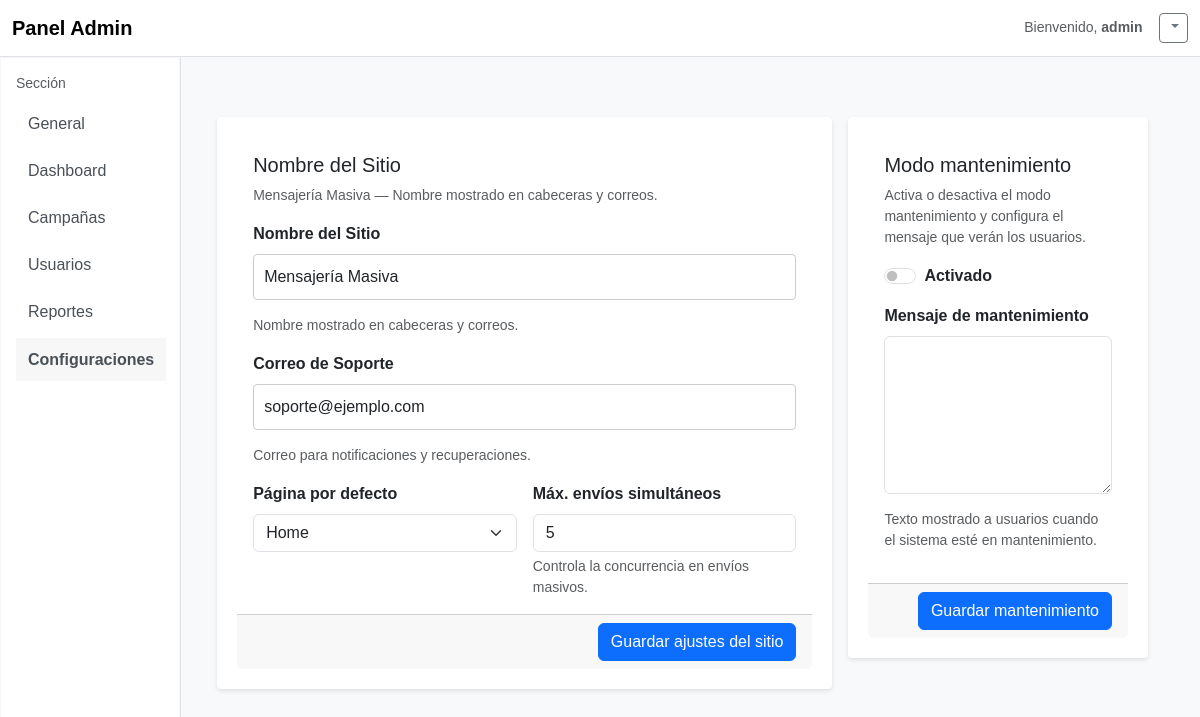
Screenshot of /admin/settings (signed in) with the database file from the repository.
### app/models.py (models this page shows)
class Settings(db.Model):  # type: ignore
    id = db.Column(db.Integer, primary_key=True)
    system_name = db.Column(db.String(200), nullable=True)
    support_email = db.Column(db.String(200), nullable=True)
    default_page = db.Column(db.String(50), nullable=True)
    max_concurrent = db.Column(db.Integer, default=5)
    maintenance = db.Column(db.Boolean, default=False)
    maintenance_message = db.Column(db.Text, nullable=True)
    updated_at = db.Column(db.DateTime, default=datetime.utcnow, onupdate=datetime.utcnow)

### app/admin_routes.py (the view)
@admin_bp.route('/admin/settings', methods=['GET'])
@require_admin
def admin_settings():
    settings = Settings.query.first()
    return render_template('admin/admin_settings.html', settings=settings, admin_user=session.get('username'), support_email=(settings.support_email if settings else 'etecsa.ayuda@nauta.com.cu'), year=datetime.utcnow().year)

### app/admin_routes.py (called while the page is built)
def require_admin(f):
    @wraps(f)
    def decorated(*args, **kwargs):
        if not session.get('logged_in') or session.get('role') != 'admin':
            flash("Acceso denegado: se requiere cuenta administrativa.", "error")
            return redirect(url_for('main.login'))
        return f(*args, **kwargs)
    return decorated

### app/templates/admin/admin_settings.html (shortened to what this page needs)
{% extends 'admin/admin_base.html' %}
{% block content %}
  <div class="row g-3">
    <div class="row g-3">
      <div class="col-12 col-md-8">
        <form method="POST" action="{{ url_for('admin.admin_settings_site') }}">
          <div class="card">
            <div class="card-body">
              <h5 class="card-title">Nombre del Sitio</h5>
              <p class="small text-muted">{{ system_name }} — Nombre mostrado en cabeceras y correos.</p>
              <div class="mb-3">
                <label for="siteName" class="form-label">Nombre del Sitio</label>
                <input type="text" id="siteName" name="siteName" class="form-control" value="{{ settings.system_name if settings and settings.system_name else 'Mensajería Masiva' }}" required>
                <div class="form-text">Nombre mostrado en cabeceras y correos.</div>
              </div>
              <div class="mb-3">
                <label for="supportEmail" class="form-label">Correo de Soporte</label>
                <input type="email" id="supportEmail" name="supportEmail" class="form-control" value="{{ settings.support_email if settings and settings.support_email else support_email }}">
                <div class="form-text">Correo para notificaciones y recuperaciones.</div>
              </div>
              <div class="row g-3">
                <div class="col-6">
                  <label for="defaultPage" class="form-label">Página por defecto</label>
                  <select id="defaultPage" name="defaultPage" class="form-select">
                    <option value="home" {% if settings and settings.default_page=='home' %}selected{% endif %}>Home</option>
                  </select>
                </div>
                <div class="col-6">
                  <label for="maxConcurrent" class="form-label">Máx. envíos simultáneos</label>
                  <input id="maxConcurrent" name="maxConcurrent" type="number" min="1" class="form-control" value="{{ settings.max_concurrent if settings and settings.max_concurrent else 5 }}">
                  <div class="form-text">Controla la concurrencia en envíos masivos.</div>
                </div>
              </div>
            </div>
            <div class="card-footer text-end">
              <button type="submit" class="btn btn-primary">Guardar ajustes del sitio</button>
            </div>
          </div>
        </form>
      </div>
      <div class="col-12 col-md-4">
        <form method="POST" action="{{ url_for('admin.admin_settings_maintenance') }}">
          <div class="card">
            <div class="card-body">
              <h5 class="card-title">Modo mantenimiento</h5>
              <p class="small text-muted">Activa o desactiva el modo mantenimiento y configura el mensaje que verán los usuarios.</p>
              <div class="form-check form-switch mb-3">
                <input class="form-check-input" type="checkbox" id="maintenanceSwitch" name="maintenance" {% if settings and settings.maintenance %}checked{% endif %}>
                <label class="form-check-label" for="maintenanceSwitch">Activado</label>
              </div>
              <div class="mb-3">
                <label for="maintenanceMessage" class="form-label">Mensaje de mantenimiento</label>
                <textarea id="maintenanceMessage" name="maintenanceMessage" class="form-control" rows="6">{{ settings.maintenance_message if settings and settings.maintenance_message else '' }}</textarea>
                <div class="form-text">Texto mostrado a usuarios cuando el sistema esté en mantenimiento.</div>
              </div>
            </div>
            <div class="card-footer text-end">
              <button type="submit" class="btn btn-primary">Guardar mantenimiento</button>
            </div>
          </div>
        </form>
      </div>
    </div>
  </div>
{% endblock %}

### app/static/css/admin.css (style rules this page uses)
body { font-family: Arial, sans-serif; margin: 0; padding: 0; background-color: #f4f4f4; }
.card { border: 0; border-radius: 0.5rem; box-shadow: 0 6px 18px rgba(18,38,63,0.04); }
.dashboard-card, .card, .report-card { background-color: #ffffff; border-radius: 4px; padding: 20px; margin-bottom: 20px; box-shadow: 0 2px 4px rgba(0,0,0,0.1); }
form { margin-top: 20px; }
form label { display: block; margin-bottom: 8px; font-weight: bold; }
form input[type="text"], form input[type="email"], form input[type="password"], form textarea, form select { width: 100%; padding: 10px; border: 1px solid #ccc; margin-bottom: 15px; border-radius: 4px; }
form button, .btn-submit { background-color: #1A2734; color: #fff; border: none; padding: 10px 20px; border-radius: 4px; cursor: pointer; font-size: 16px; }

### rows the page displays
Settings: system_name "Mensajería Masiva", siteName "Mensajería Masiva", supportEmail "soporte@ejemplo.com", defaultPage "Home", maxConcurrent "5"

### other values shown
{{ session.get('username') or 'Admin' }} "admin"
